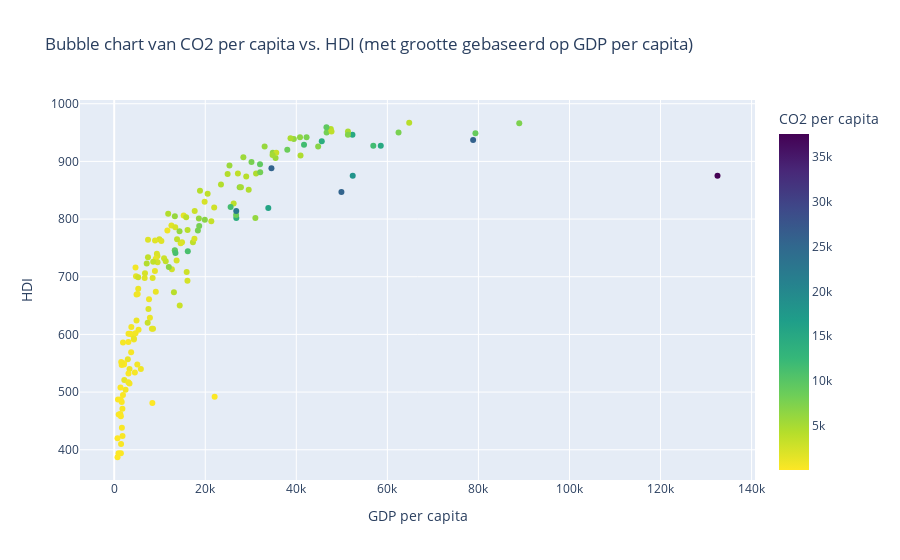

Notebook source saved alongside this figure:
### Code cell
import pandas as pd
import plotly.express as px

df = pd.read_csv('data_v7.csv', delimiter=';')

fig = px.scatter(df, x='gdp_per_capita', y='hdi', 
                 hover_name= 'country',
                 color='co2_per_capita',
                 color_continuous_scale='viridis_r',
                 labels={'gdp_per_capita': 'GDP per capita', 'hdi': 'HDI', 'co2_per_capita': 'CO2 per capita'},
                 title='Bubble chart van CO2 per capita vs. HDI (met grootte gebaseerd op GDP per capita)')

fig.show()

### Figure 1 — Plotly figure (JSON) as saved in the notebook; plotly's stock layout.template omitted (floating-point values rounded to 4 significant figures; data arrays with more than 128 entries replaced by an {"elided": "..."} marker saying what was removed)
{"data": [{"hovertemplate": "<b>%{hovertext}</b><br><br>GDP per capita=%{x}<br>HDI=%{y}<br>CO2 per capita=%{marker.color}<extra></extra>", "hovertext": {"elided": "162 str values"}, "legendgroup": "", "marker": {"color": {"elided": "162 int values"}, "coloraxis": "coloraxis", "symbol": "circle"}, "mode": "markers", "name": "", "orientation": "v", "showlegend": false, "type": "scatter", "x": {"elided": "162 int values"}, "xaxis": "x", "y": {"elided": "162 int values"}, "yaxis": "y"}], "layout": {"autosize": true, "coloraxis": {"colorbar": {"title": {"text": "CO2 per capita"}}, "colorscale": [[0, "#fde725"], [0.1111, "#b5de2b"], [0.2222, "#6ece58"], [0.3333, "#35b779"], [0.4444, "#1f9e89"], [0.5556, "#26828e"], [0.6667, "#31688e"], [0.7778, "#3e4989"], [0.8889, "#482878"], [1, "#440154"]]}, "legend": {"tracegroupgap": 0}, "title": {"text": "Bubble chart van CO2 per capita vs. HDI (met grootte gebaseerd op GDP per capita)"}, "xaxis": {"anchor": "y", "autorange": true, "domain": [0, 1], "range": [-7309.0, 140500.0], "title": {"text": "GDP per capita"}, "type": "linear"}, "yaxis": {"anchor": "x", "autorange": true, "domain": [0, 1], "range": [339.1, 1015.0], "title": {"text": "HDI"}, "type": "linear"}}}
